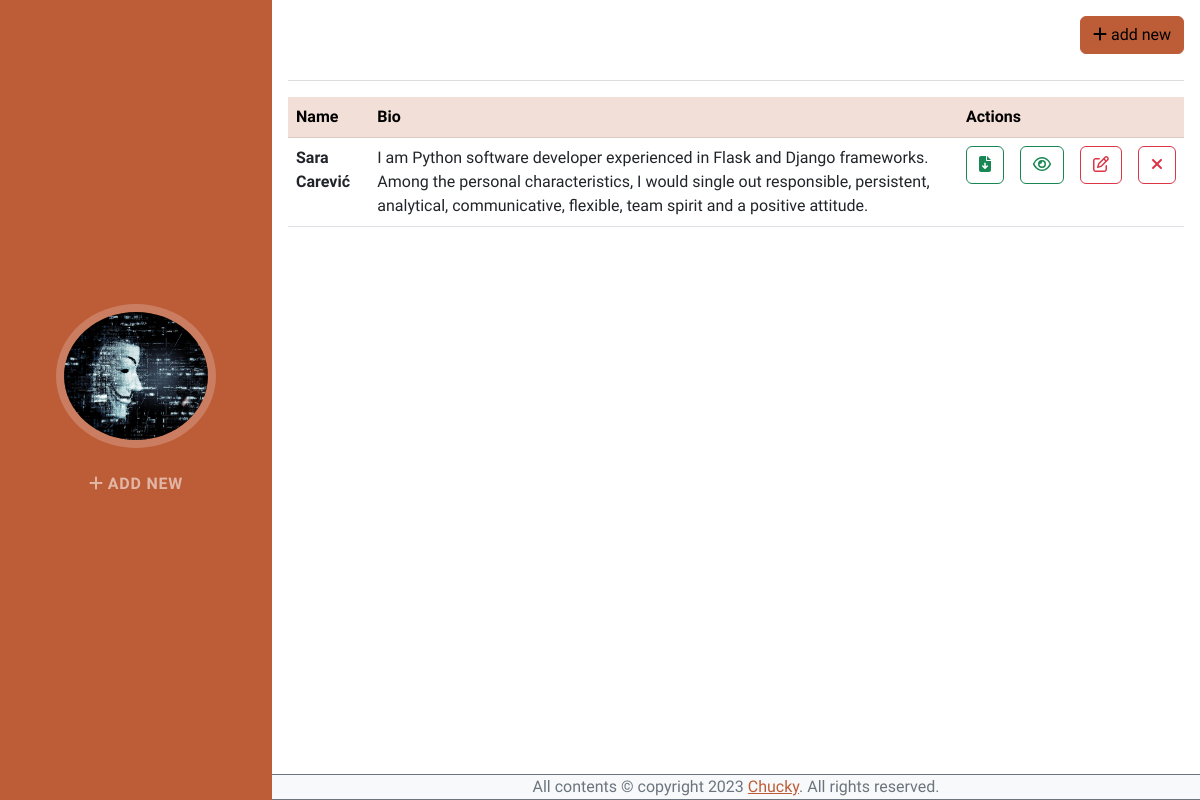
The page / on the database its author committed.
### app.py (models this page shows, shortened)
class User(db.Model):
    __tablename__ = "User"
    id = db.Column(db.Integer, primary_key=True)
    firstname = db.Column(db.String(256), nullable=False)
    lastname = db.Column(db.String(256), nullable=False)
    street = db.Column(db.String(256), nullable=False)
    city = db.Column(db.String(256), nullable=False)
    postcode = db.Column(db.String(256), nullable=False)
    phone = db.Column(db.String(256), nullable=False)
    email = db.Column(db.String(256), unique=True, nullable=False)
    bio = db.Column(db.Text)
    li = db.Column(db.String(256), unique=True, nullable=False)
    gh = db.Column(db.String(256), unique=True, nullable=False)
    education = db.relationship('UserEducation', backref='User', lazy=True)
    experience = db.relationship('UserExperience', backref='User', lazy=True)
    created_at = db.Column(db.DateTime(timezone=True), server_default=func.now())

### app_views.py (the view)
@app_views.route('/', methods=['GET'])
def index():
    try:
        from app import User
        context = {
            'type': 'index',
            'users': User.query.all()
        }
        return render_template('index.html', context=context)
    except Exception as e:
        abort(500)

### app_views.py (called while the page is built)
@app_views.context_processor
def inject_now():
    return {'current_year': datetime.utcnow().year}

### templates/index.html
{% extends 'components/layouts/base.html' %}
{% block content %}
    {% with type=context.type %}
        {% include "components/navigation.html" %}
    {% endwith %}
    <div class="container-fluid p-3 mb-2">
        <button
            class="btn btn-primary"
            style="float: right;"
            type="button"
        >
            <a class="nav-link" href="{{ url_for('app_views.user_create') }}">
                <i class="fa-solid fa-plus"></i> add new
            </a>
        </button>
        </br></br><hr>
        <table class="table table-responsive">
            <thead class="table-primary">
                <tr>
                    <th scope="col">Name</th>
                    <th scope="col">Bio</th>
                    <th scope="col" colspan="4">Actions</th>
                </tr>
            </thead>
            <tbody>
                {% for user in context.users %}
                    <tr>
                        <th scope="row">{{user.firstname}} {{user.lastname}}</th>
                        <td>{{user.bio}}</td>
                        <td>
                            <button type="button" class="btn btn-outline-success">
                                <i class="fa-solid fa-file-arrow-down"></i>
                            </button>
                        </td>
                        <td>
                            <button type="button" class="btn btn-outline-success">
                                <a class="nav-link" href="{{ url_for('app_views.user_details', id = user.id) }}">
                                    <i class="fa-regular fa-eye"></i>
                                </a>
                            </button>
                        </td>
                        <td>
                            <button type="button" class="btn btn-outline-danger">
                                <a class="nav-link" href="{{ url_for('app_views.user_edit', id = user.id) }}">
                                    <i class="fa-regular fa-pen-to-square"></i>
                                </a>
                            </button>
                        </td>
                        <td>
                            <form method="POST" action="{{ url_for('app_views.user_remove', id=user.id) }}">
                                <button
                                    type="submit"
                                    class="btn btn-outline-danger"
                                    onclick="return confirm('Are you sure you want to delete {{user.firstname}} {{user.lastname}}?')"
                                >
                                    <i class="fa-solid fa-xmark"></i>
                                </button>
                            </form>
                        </td>
                    </tr>
                {% endfor %}
            </tbody>
        </table>
    </div>
{% endblock %}

### templates/components/layouts/base.html (shortened to what this page needs)
<!DOCTYPE html>
<html lang="en">
    <head>
        {% include "components/layouts/top-scripts.html" %}
    </head>
    <body id="page-top" class="d-flex flex-column min-vh-100">
        {% block content %} {% endblock %}
        {% include "components/layouts/footer.html" %}
    </body>
</html>

### templates/components/layouts/top-scripts.html (shortened to what this page needs)
{% block content %}
    <link href="{{ url_for('static', filename='assets/css/styles.css') }}" rel="stylesheet" />
{% endblock %}

### templates/components/navigation.html (shortened to what this page needs)
{% block content %}
    <nav class="navbar navbar-expand-lg navbar-dark bg-primary fixed-top" id="sideNav">
        <a class="navbar-brand js-scroll-trigger" href="#page-top">
            <span class="d-none d-lg-block">
                <img
                    class="img-fluid img-profile rounded-circle mx-auto mb-2"
                    src="{{ url_for('static', filename='assets/img/profile.jpg') }}"
                    alt=""
                />
            </span>
        </a>
        <div class="collapse navbar-collapse" id="navbarResponsive">
            <ul class="navbar-nav">
                {% if type == 'index' %}
                    <li class="nav-item"><a class="nav-link js-scroll-trigger" href="{{ url_for('app_views.user_create') }}">
                        <i class="fa-solid fa-plus"></i> add new</a>
                    </li>
                {% elif type == 'create' %}
                    <li class="nav-item"><a class="nav-link js-scroll-trigger" href="{{ url_for('app_views.index') }}">
                        <i class="fa-solid fa-arrow-left"></i> back to list</a>
                    </li>
                {% endif %}
            </ul>
        </div>
    </nav>
{% endblock %}

### templates/components/layouts/footer.html
{% block content %}
    <footer class="page-footer bg-light border-top border-bottom border-secondary mt-auto">
        <div class="col-lg-12 copyright-links" align="center">
            All contents © copyright {{ current_year }}
            <a href="https://github.com/ChuckySC" target="_blank">Chucky</a>. All rights reserved.
        </div>
    </footer>
{% endblock content %}

### rows shown on the page
User: firstname "Sara", lastname "Carević", bio "I am Python software developer experienced in Flask and Django frameworks. Among the personal characteristics, I would single out responsible, persistent, analytical, communicative, flexible, team spirit and a positive attitude."
